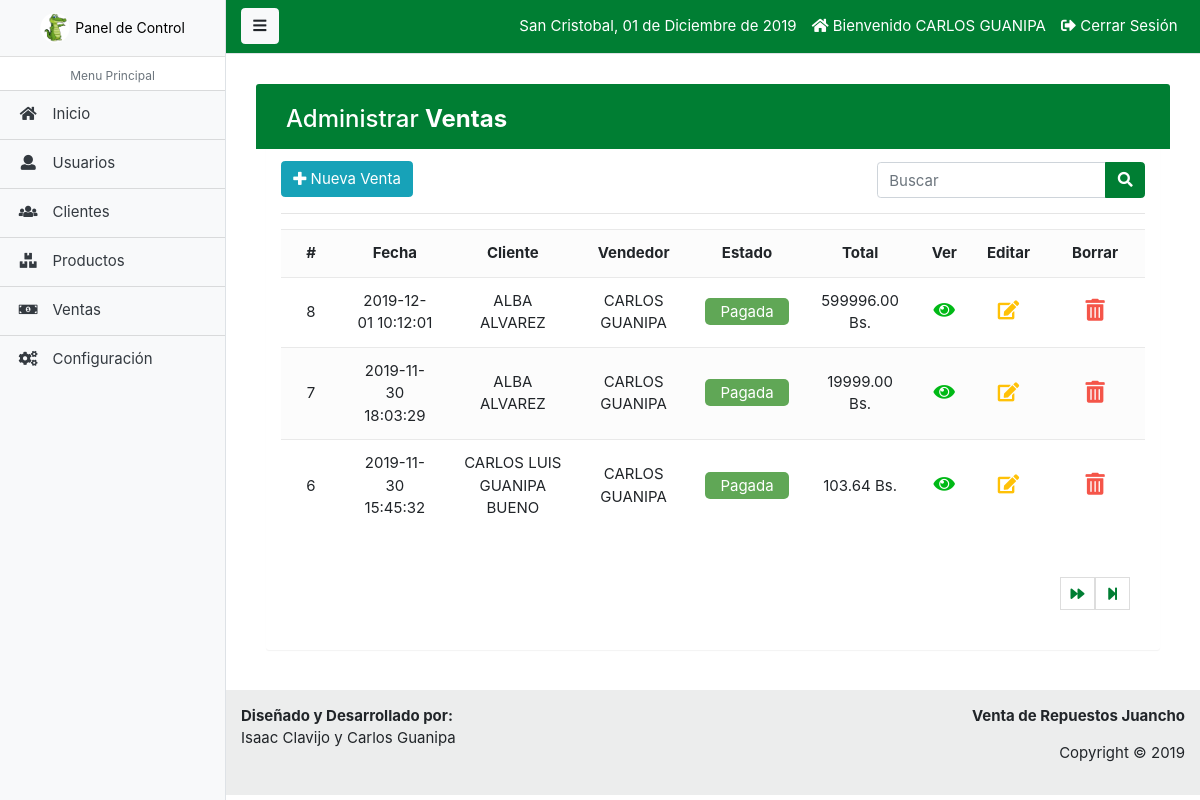
Screenshot of /paginas/venta_lista.php (signed in) with the database file from the repository.
### tables this page shows
CREATE TABLE `factura` (
  `nofactura` bigint(11) NOT NULL,
  `fecha` datetime NOT NULL DEFAULT CURRENT_TIMESTAMP,
  `usuario` int(11) DEFAULT NULL,
  `codcliente` int(11) DEFAULT NULL,
  `totalfactura` decimal(10,2) DEFAULT NULL,
  `estatus` int(11) NOT NULL DEFAULT '1'
);

CREATE TABLE `cliente` (
  `idcliente` int(11) NOT NULL,
  `cedula` int(11) DEFAULT NULL,
  `nombre` varchar(80) DEFAULT NULL,
  `telefono` varchar(15) DEFAULT NULL,
  `direccion` text,
  `dateadd` datetime NOT NULL DEFAULT CURRENT_TIMESTAMP,
  `usuario_id` int(11) NOT NULL,
  `estatus` int(11) NOT NULL DEFAULT '1'
);

CREATE TABLE `usuario` (
  `idusuario` int(11) NOT NULL,
  `nombre` varchar(50) DEFAULT NULL,
  `correo` varchar(100) DEFAULT NULL,
  `usuario` varchar(15) DEFAULT NULL,
  `clave` varchar(100) DEFAULT NULL,
  `rol` int(11) DEFAULT NULL,
  `estatus` int(2) NOT NULL DEFAULT '1'
);

### paginas/venta_lista.php (the view, shortened to what this page needs)
<?php
	require_once('includes/admin_header.php');
?>
<div class="container-fluid">
	<div class="table-wrapper">
	    <div class="table-title">
	        <div class="row">
            <div class="col-sm-6">
							<h2>Administrar <b>Ventas</b></h2>
						</div>
						<div class="col-sm-6">
						</div>
	        </div>
	    </div>
	    <div class="row" style="padding-top: 2px;">
	    	<div class="col-sm-8">
					<a href="venta_nueva.php" class="btn btn-info float-left"><i class="fa fa-plus"></i> Nueva Venta</a>
				</div>
				<form action="venta_buscar.php" method="GET" class="col-sm-4" style="padding-top: 1px;">
					<div class="input-group">
						<input type="text" class="form-control" name="busqueda" id="busqueda" placeholder="Buscar">
						<div class="input-group-append">
							<button type="submit" class="btn btn-primary"><i class="fa fa-search"></i></button>
						</div>
					</div>
				</form>
	    </div>
	    <hr>
	    <div>
	    	<div class="table-responsive">
					<table class="table table-striped table-hover">
						<tr>
							<th class='text-center'>#</th>
							<th class='text-center'>Fecha</th>
							<th class='text-center'>Cliente</th>
							<th class='text-center'>Vendedor</th>
							<th class='text-center'>Estado</th>
							<th class='text-center'>Total</th>
							<th class='text-center'>Ver</th>
							<th class='text-center'>Editar</th>
							<th class='text-center'>Borrar</th>
						</tr>
						<?php
							$result_registe = mysqli_fetch_array($sql_registe);
							$total_registro = $result_registe['total_registro'];
							$por_pagina = 5;
							if (empty($_GET['pagina']))
							{
								$pagina = 1;
							}else{
								$pagina = $_GET['pagina'];
							}
							$desde = ($pagina-1) * $por_pagina;
							$total_paginas = ceil($total_registro / $por_pagina);
						$query = mysqli_query($conexion,"SELECT f.nofactura, f.fecha, f.totalfactura, f.codcliente, f.estatus,
										u.nombre as vendedor,
										cl.nombre as cliente
										FROM factura f
										INNER JOIN usuario u
										ON f.usuario = u.idusuario
										INNER JOIN cliente cl
										ON f.codcliente = cl.idcliente
										WHERE f.estatus != 10
										ORDER BY f.fecha DESC LIMIT $desde,$por_pagina");
							$result = mysqli_num_rows($query);
							if ($result > 0)
								{
								 	while ($data = mysqli_fetch_array($query))
								 	{
								 		if ($data['estatus'] == 1)
								 		{
								 			$estado = '<span class="pagada">Pagada</span>';
								 		}else{
								 			$estado = '<span class="anulada">Anulada</span>';
								 		}
								 	?>
							 		<tr class="row<?php echo $data['nofactura']; ?>">
										<td class="text-center"><?php echo $data['nofactura']; ?></td>
										<td class="text-center"><?php echo $data['fecha']; ?></td>
										<td class="text-center"><?php echo $data['cliente']; ?></td>
										<td class="text-center"><?php echo $data['vendedor']; ?></td>
											<td class="text-center estado"><?php echo $estado; ?></td>
										<td class="text-center totalfactura"><?php echo $data['totalfactura']; ?> Bs.</td>
										<td class='text-center'>
											<a href="venta_ver.php?id=<?php echo $data['nofactura']; ?>" class="look"><i class="fa fa-eye"></i></a>
										</td>
										<td class='text-center'>
											<a href="venta_editar.php?id=<?php echo $data['nofactura']; ?>" class="edit"><i class="fa fa-edit"></i></a>
										</td>
										<td class='text-center'>
											<?php
												if ($data['nofactura'] != 1) {
												?>
													<a href="venta_borrar.php?id=<?php echo $data['nofactura']; ?>" class="delete eliminar"><i class="fa fa-trash-alt"></i></a>
												<?php
												}
											?>
										</td>
									</tr>
							 	<?php
							 	}
							 }
						?>
					</table>
				</div>
				<div class="paginador">
					<ul>
						<?php
							if ($pagina != $total_paginas)
							{
								?>
								<li><a href="?pagina=<?php echo $pagina+1; ?>"><i class="fas fa-forward"></i></a></li>
								<li><a href="?pagina=<?php echo $total_paginas; ?>"><i class="fas fa-step-forward"></i></a></li>
								<?php
							}
						?>
					</ul>
				</div>
	    </div>
	</div>
</div>
<?php require_once('includes/admin_footer.php');  ?>

### css/estilos.css (style rules this page uses)
.pagada, .anulada { color: #fff; background: #60a756; text-align: center; border-radius: 5px; padding: 4px 15px; }

### css/estilos_admin.css (style rules this page uses)
.paginador ul { padding: 15px; list-style: none; background: #fff; margin-top: 15px; display: -webkit-flex; display: -moz-flex; display: -ms-flex; display: -o-flex; display: flex; justify-content: flex-end; }
.paginador a, .pageSelected { color: #007E33; border: 1px solid #ddd; padding: 5px; display: inline-block; font-size: 14px; text-align: center; width: 35px; }

### css/estilos_crud.css (style rules this page uses)
body { color: #566787; background: #f5f5f5; font-family: 'Varela Round', sans-serif; font-size: 13px; }
.table-wrapper { background: #fff; padding: 10px 15px; margin: 10px; border-radius: 3px; box-shadow: 0 1px 1px rgba(0,0,0,.05); }
.table-title { padding-bottom: 15px; background: #007E33; color: #fff; padding: 16px 30px; margin: -20px -25px 10px; border-radius: 3px 3px 0 0; }
.table-title h2 { margin: 5px 0 0; font-size: 24px; }
table.table tr th, table.table tr td { border-color: #e9e9e9; padding: 12px 15px; vertical-align: middle; }
table.table tr th:first-child { width: 60px; }
table.table tr th:last-child { width: 100px; }
table.table-striped tbody tr:nth-of-type(odd) { background-color: #fcfcfc; }
table.table td:last-child i { opacity: 0.9; font-size: 22px; margin: 0 5px; }
table.table td a { font-weight: bold; color: #566787; display: inline-block; text-decoration: none; outline: none !important; }
table.table td a.look { color: #00B916; }
table.table td a.edit { color: #FFC107; }
table.table td a.delete { color: #F44336; }
table.table td i { font-size: 19px; }

### rows the page displays
factura: nofactura "8", fecha "2019-12-01 10:12:01", cliente.nombre "ALBA ALVAREZ", usuario.nombre "CARLOS GUANIPA", estatus "Pagada", totalfactura "599996.00"
factura: nofactura "7", fecha "2019-11-30 18:03:29", cliente.nombre "ALBA ALVAREZ", usuario.nombre "CARLOS GUANIPA", estatus "Pagada", totalfactura "19999.00"
factura: nofactura "6", fecha "2019-11-30 15:45:32", cliente.nombre "CARLOS LUIS GUANIPA BUENO", usuario.nombre "CARLOS GUANIPA", estatus "Pagada", totalfactura "103.64"

### other values shown
fechaC() "01 de Diciembre de 2019"
$_SESSION['nombre'] "CARLOS GUANIPA"
